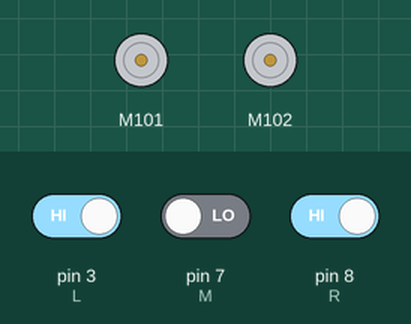
This sketch was run on a simulated Arduino Uno, built with avr-gcc and run on an emulated ATmega328P. Parts: 2 × DC motor (green arrow = forward, orange = backward, longer = faster). Inputs (shaded band) come from the test bench; at power-on: pin 3 (L) HIGH, pin 7 (M) LOW, pin 8 (R) HIGH. Random numbers use the default seed unless the sketch sets one.

Above: at 1.2 s.
1.3 s: pin 3 (L) driven LOW
At 1.9 s:
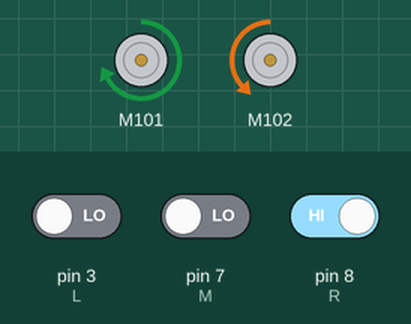
2.8 s: pin 3 (L) driven HIGH and pin 7 (M) driven HIGH
At 3.1 s:
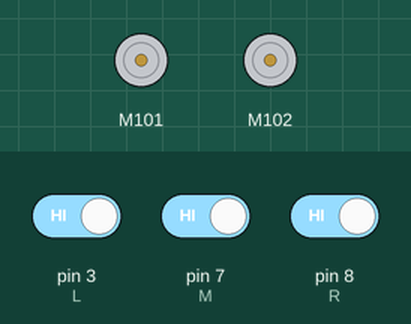
4.3 s: pin 8 (R) driven LOW
At 5.4 s:
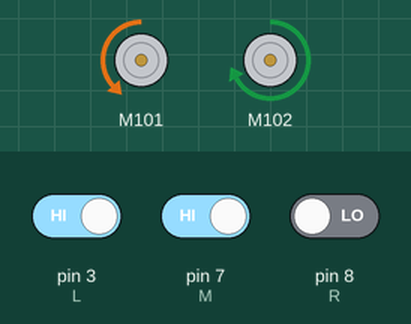
5.8 s: pin 3 (L) driven LOW
At 6.5 s:
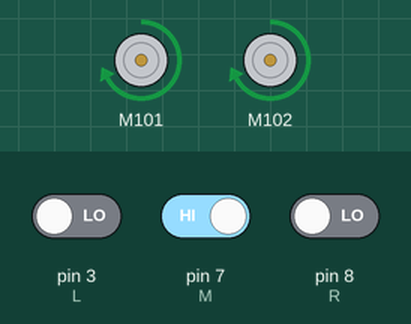
7.3 s: pin 3 (L) driven HIGH
At 7.7 s:
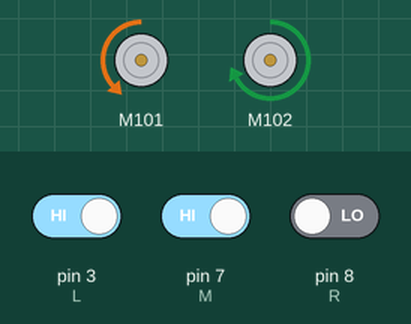
8.8 s: pin 8 (R) driven HIGH
At 10.0 s:
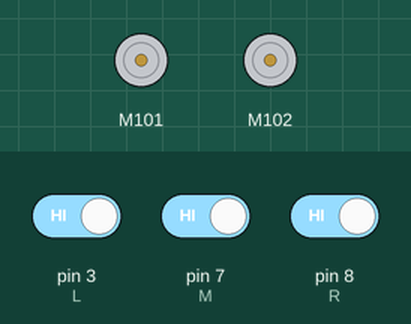
Timing chart, 0 to 11.3 s (numbered marks = the images above; inputs shaded):
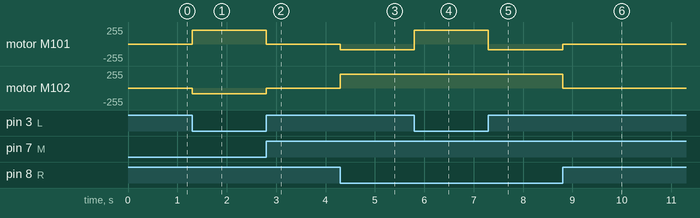

Measured:
- after the input at 1.3 s, motor M101: stopped → forward 204/255 at once; motor M102: stopped → backward 89/255 at once
- after the input at 2.8 s, motor M101: forward 204/255 → stopped at once; motor M102: backward 89/255 → stopped at once
- after the input at 4.3 s, motor M101: stopped → backward 89/255 at once; motor M102: stopped → forward 204/255 at once
- after the input at 5.8 s, motor M101: backward 89/255 → forward 204/255 at once
- after the input at 7.3 s, motor M101: forward 204/255 → backward 89/255 at once
- after the input at 8.8 s, motor M101: backward 89/255 → stopped at once; motor M102: forward 204/255 → stopped at once

The sketch:

Codeli.ino
```cpp
//Bibliotheque pour piloter les moteurs I2C
#include "Grove_I2C_Motor_Driver.h"
// adresse materiel par defaut de la commande
#define I2C_Adress 0x0f
/*-------définir les constantes------*/
int num;
/*-------définir les Entrees------*/
int R = 8;   // Right Sensor
int M = 7;  //Middle Sensor
int L = 3; //Left sensor
int RS;
int MS;
int LS;

void setup() {
  // put your setup code here, to run once:
Motor.begin(I2C_Adress);
  pinMode(RS, INPUT);
  pinMode(MS, INPUT);
  pinMode(LS, INPUT);
  Serial.begin(9600);
}

void loop() {
  // put your main code here, to run repeatedly:
RS = digitalRead(R);
MS = digitalRead(M);
LS = digitalRead(L);

   if(LS == LOW && MS == HIGH && RS == LOW) {
    // Move Foward
      Motor.speed(MOTOR1, 80);
      Motor.speed(MOTOR2,80);

   }  else
   if(LS == HIGH && MS == HIGH && RS == HIGH) {
      //Stop the car
      Motor.stop(MOTOR1);
      Motor.stop(MOTOR2);
   }
 else
   if(LS == LOW && MS == HIGH && RS == HIGH) {
    //Rotation a Droite
      Motor.speed(MOTOR1, 80);
      Motor.speed(MOTOR2,-35);
   }  else
   if(LS == HIGH && MS == HIGH && RS == LOW) {
    // Rotation a Gauche
      Motor.speed(MOTOR1, -35);
      Motor.speed(MOTOR2,80);
   }  else
   if(LS == LOW && MS == LOW && RS == HIGH) {
    // Decaler a Droite
      Motor.speed(MOTOR1,80);
      Motor.speed(MOTOR2,-35);
   }else
   if(LS == HIGH && MS == LOW && RS == LOW) {
    // Decaler a Gauche
      Motor.speed(MOTOR1,-35);
      Motor.speed(MOTOR2,80);
   }/*else
   if(LS == LOW && MS == LOW && RS == LOW) {
  Motor.speed(MOTOR1, -50);
      Motor.speed(MOTOR2, -50);
}*/ else
 if (LS == HIGH && RS == LOW  && MS == HIGH)
  {
      /*-----Random movement:Intersection-----*/
     // Serial.println("Intersection:Random movement");


  num=random(3);

  if (num == 0){
      Serial.println("Turn Left");
      Motor.speed(MOTOR1, -35);
      Motor.speed(MOTOR2,80);
  }
  else
  {
      Serial.println("Turn Right");
      Motor.speed(MOTOR1, 80);
      Motor.speed(MOTOR2,-35);
    }
  }
}
```
